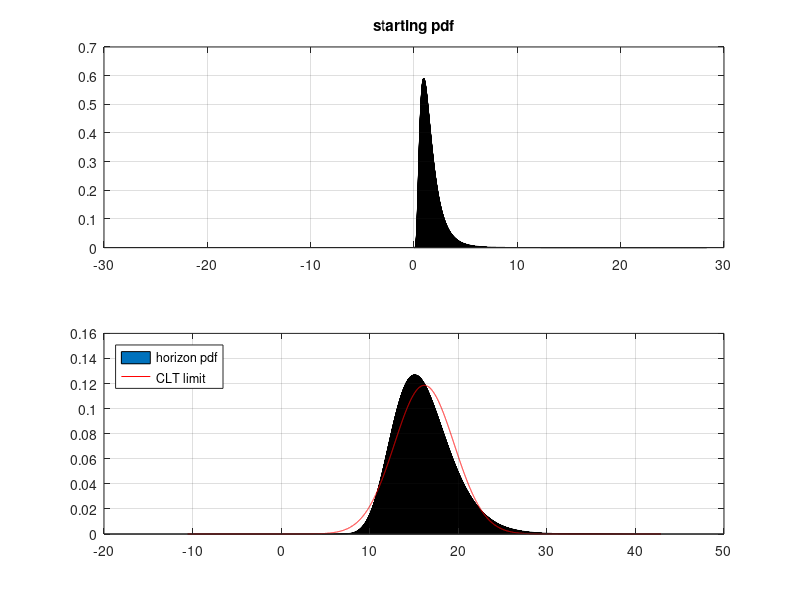
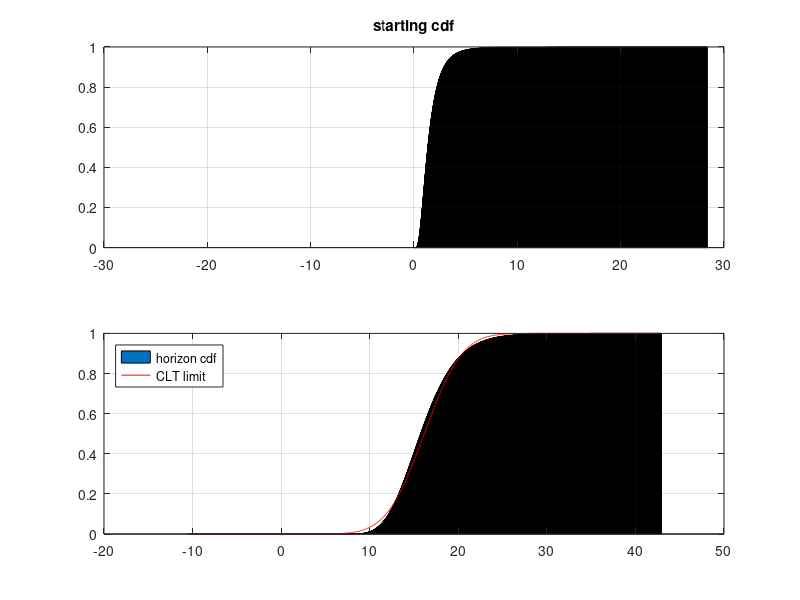

The MATLAB script that drew these images, in order:
% this script performs the horizon projection of a lognormal invariant
% see "Risk and Asset Allocation"-Springer (2005), by A. Meucci
% a detailed proof of the steps below can be found 
% at www.symmys.com > Book > Dowloads > Technical Appendices > Ch 3.7 "Numerical Market Projection"

clc; close all; clear;

%%%%%%%%%%%%%%%%%%%%%%%%%%%%%%%%%%%%%%%%%%%%%%%%%%%%%%%%%%%%%%%%%%%%%%%%%%%%%%%%%%%%%%%%%%%%%%%%%%%%%%%%%%%%%%%
% parameters
csi=0;
mu=.3;
sig=.6;

% horizon
T=10;

% coarseness level
N=2^14;

%%%%%%%%%%%%%%%%%%%%%%%%%%%%%%%%%%%%%%%%%%%%%%%%%%%%%%%%%%%%%%%%%%%%%%%%%%%%%%%%%%%%%%%%%%%%%%%%%%%%%%%%%%%%%%%
% set up grid
a=-norminv(10^(-15),0,sqrt(T));
h=2*a/N;
Xi=[-a+h : h : a]';

%%%%%%%%%%%%%%%%%%%%%%%%%%%%%%%%%%%%%%%%%%%%%%%%%%%%%%%%%%%%%%%%%%%%%%%%%%%%%%%%%%%%%%%%%%%%%%%%%%%%%%%%%%%%%%%%
m=csi+exp(mu+sig*sig/2);
s=exp(mu+sig*sig/2)*sqrt(exp(sig*sig)-1);
M=(csi-m)/s;

% discretized initial pdf (standardized)
f = 1/h*(logncdf(Xi+h/2-M,mu-log(s),sig)-logncdf(Xi-h/2-M,mu-log(s),sig));
f(N) = 1/h*(logncdf(-a+h/2-M,mu-log(s),sig)-logncdf(-a-M,mu-log(s),sig) +...
    logncdf(a-M,mu-log(s),sig)-logncdf(a-h/2-M,mu-log(s),sig));

% discretized characteristic function
Phi=fft(f);                     

% projection of discretized characteristic function
Signs=(-1).^([0:N-1]'*(T-1));   
Phi_T=h^(T-1)*Signs.*(Phi.^T);

% horizon discretized pdf (standardized)
f_T=ifft(Phi_T);

%%%%%%%%%%%%%%%%%%%%%%%%%%%%%%%%%%%%%%%%%%%%%%%%%%%%%%%%%%%%%%%%%%%%%%%%%%%%%%%%%%%%%%%%%%%%%%%%%%%%%%%%%%%%
% non-standardized initial pdf 
X_Start=m+s*Xi;
f_Start=f/s;
F_Start=h*cumsum(f_Start*s);

% non-standardized horizon pdf and cdf
x_Hor=m*T+s*Xi;
f_Hor=f_T/s;
F_Hor=h*cumsum(f_Hor*s);

%%%%%%%%%%%%%%%%%%%%%%%%%%%%%%%%%%%%%%%%%%%%%%%%%%%%%%%%%%%%%%%%%%%%%%%%%%%%%%%%%%%%%%%%%%%%%%%%%%%%%%%%%%%%
% plots
%%%%%%%%%%%%%%%%%%%%%%%%%%%%%%%%%%%%%%%%%%%%%%%%%%%%%%%%%%%%%%%%%%%%%%%%%%%%%%%%%%%%%%%%%%%%%%%%%%%%%%%%%%%%
figure

subplot(2,1,1)
u=bar(X_Start,f_Start);
grid on
title('starting pdf')

subplot(2,1,2)
u=bar(x_Hor,f_Hor);
hold on
y=normpdf(x_Hor,m*T,s*sqrt(T));
u=plot(x_Hor,y,'r');
grid on 
legend('horizon pdf','CLT limit','location','northwest')

figure

subplot(2,1,1)
u=bar(X_Start,F_Start);
grid on
title('starting cdf')

subplot(2,1,2)
u=bar(x_Hor,F_Hor);
hold on
y=normcdf(x_Hor,m*T,s*sqrt(T));
u=plot(x_Hor,y,'r');
grid on 
legend('horizon cdf','CLT limit','location','northwest')
